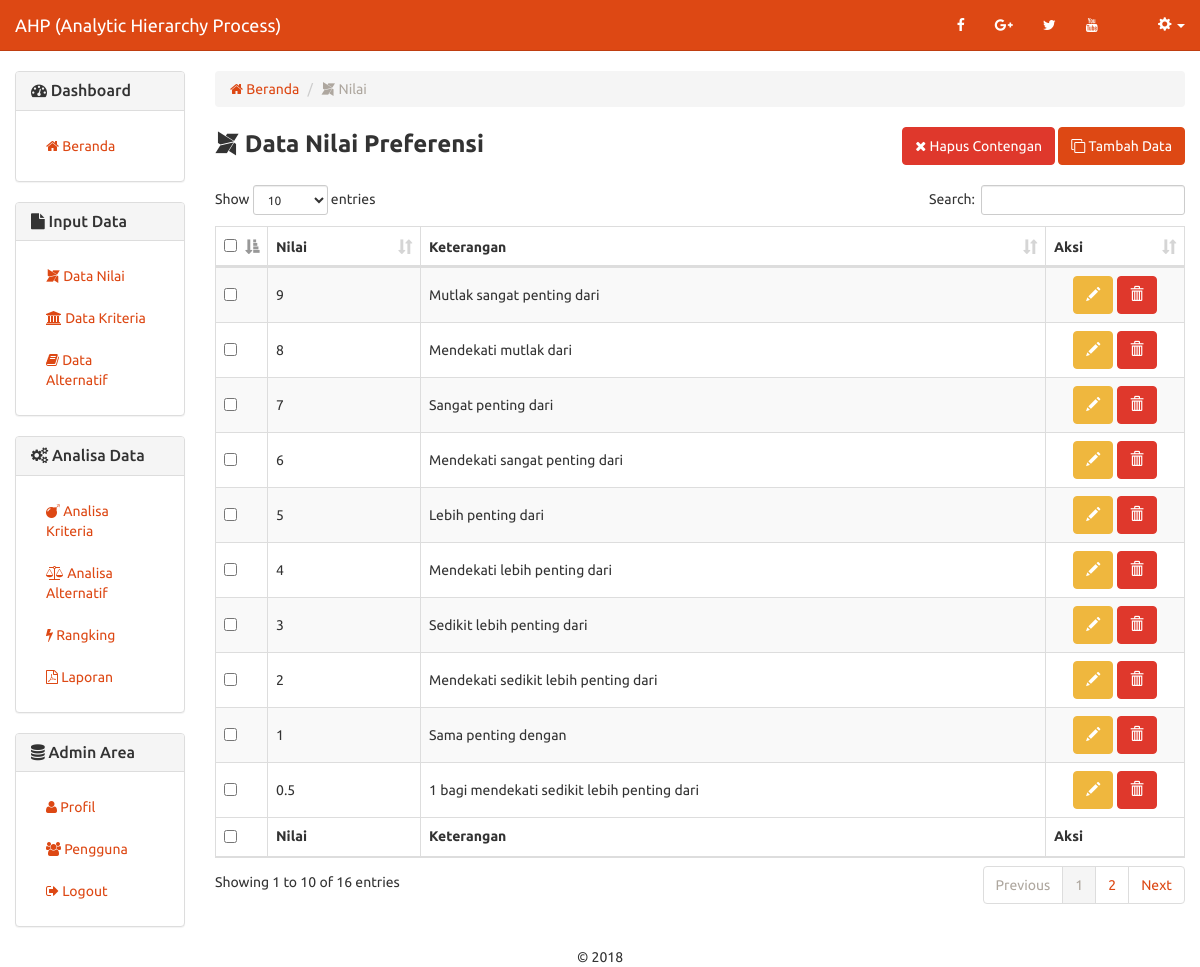
Page /nilai.php on the committed database.
### tables this page shows
CREATE TABLE `ahp_nilai` (
  `id_nilai` int(11) NOT NULL,
  `jum_nilai` double NOT NULL,
  `ket_nilai` text NOT NULL
);

### includes/nilai.inc.php (called while the page is built, shortened)
<?php
class Nilai{
	private $conn;
	private $table_name = "ahp_nilai";
	public function __construct($db){
		$this->conn = $db;
	}
	function readAll(){
		$query = "SELECT * FROM ".$this->table_name." ORDER BY id_nilai ASC";
		$stmt = $this->conn->prepare( $query );
		$stmt->execute();
		return $stmt;
	}
	function countAll(){
		$query = "SELECT * FROM ".$this->table_name." ORDER BY id_nilai ASC";
		$stmt = $this->conn->prepare( $query );
		$stmt->execute();
		return $stmt->rowCount();
	}
}
?>

### nilai.php (the view, shortened to what this page needs)
<?php
include_once 'header.php';
include_once 'includes/nilai.inc.php';
$pro = new Nilai($db);
$stmt = $pro->readAll();
            ?>
<div class="row">
	<div class="col-xs-12 col-sm-12 col-md-2">
		  	<?php
			include_once 'sidebar.php';
			?>
	</div>
	<div class="col-xs-12 col-sm-12 col-md-10">
	<ol class="breadcrumb">
	  <li><a href="index.php"><span class="fa fa-home"></span> Beranda</a></li>
	  <li class="active"><span class="fa fa-modx"></span> Nilai</li>
	</ol>
<form method="post">
	<div class="row">
		<div class="col-md-6 text-left">
			<strong style="font-size:18pt;"><span class="fa fa-modx"></span> Data Nilai Preferensi</strong>
		</div>
		<div class="col-md-6 text-right">
            <button type="submit" name="hapus-contengan" class="btn btn-danger"><span class="fa fa-close"></span> Hapus Contengan</button>
			<button type="button" onclick="location.href='nilai-baru.php'" class="btn btn-primary"><span class="fa fa-clone"></span> Tambah Data</button>
		</div>
	</div>
	<br/>
	<table width="100%" class="table table-striped table-bordered" id="tabeldata">
        <thead>
            <tr>
                <th width="10px"><input type="checkbox" name="select-all" id="select-all" /></th>
                <th>Nilai</th>
                <th>Keterangan</th>
                <th width="100px">Aksi</th>
            </tr>
        </thead>
        <tfoot>
            <tr>
                <th><input type="checkbox" name="select-all2" id="select-all2" /></th>
                <th>Nilai</th>
                <th>Keterangan</th>
                <th>Aksi</th>
            </tr>
        </tfoot>
        <tbody>
<?php
while ($row = $stmt->fetch(PDO::FETCH_ASSOC)){
?>
            <tr>
                <td style="vertical-align:middle;"><input type="checkbox" value="<?php echo $row['id_nilai'] ?>" name="checkbox[]" /></td>
                <td style="vertical-align:middle;"><?php echo $row['jum_nilai'] ?></td>
                <td style="vertical-align:middle;"><?php echo $row['ket_nilai'] ?></td>
                <td class="text-center" style="vertical-align:middle;">
					<a href="nilai-ubah.php?id=<?php echo $row['id_nilai'] ?>" class="btn btn-warning"><span class="glyphicon glyphicon-pencil" aria-hidden="true"></span></a>
					<a href="nilai-hapus.php?id=<?php echo $row['id_nilai'] ?>" onclick="return confirm('Yakin ingin menghapus data')" class="btn btn-danger"><span class="glyphicon glyphicon-trash" aria-hidden="true"></span></a>
			    </td>
            </tr>
<?php
}
?>
        </tbody>
    </table>
    </form>
</div>
</div>
<?php
include_once 'footer.php';
?>

### rows in the picture
ahp_nilai: jum_nilai "9", ket_nilai "Mutlak sangat penting dari"
ahp_nilai: jum_nilai "8", ket_nilai "Mendekati mutlak dari"
ahp_nilai: jum_nilai "7", ket_nilai "Sangat penting dari"
ahp_nilai: jum_nilai "6", ket_nilai "Mendekati sangat penting dari"
ahp_nilai: jum_nilai "5", ket_nilai "Lebih penting dari"
ahp_nilai: jum_nilai "4", ket_nilai "Mendekati lebih penting dari"
ahp_nilai: jum_nilai "3", ket_nilai "Sedikit lebih penting dari"
ahp_nilai: jum_nilai "2", ket_nilai "Mendekati sedikit lebih penting dari"
ahp_nilai: jum_nilai "1", ket_nilai "Sama penting dengan"
ahp_nilai: jum_nilai "0.5", ket_nilai "1 bagi mendekati sedikit lebih penting dari"
